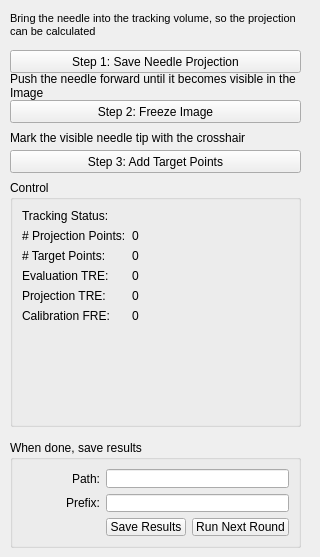
       <widget class="QWidget" name="m_PointBasedEval">
        <attribute name="title">
         <string>Point Based Evaluation</string>
        </attribute>
        <widget class="QLabel" name="label_9">
         <property name="geometry">
          <rect>
           <x>10</x>
           <y>130</y>
           <width>301</width>
           <height>16</height>
          </rect>
         </property>
         <property name="text">
          <string>Mark the visible needle tip with the crosshair</string>
         </property>
        </widget>
        <widget class="QLabel" name="label_7">
         <property name="geometry">
          <rect>
           <x>10</x>
           <y>10</y>
           <width>301</width>
           <height>31</height>
          </rect>
         </property>
         <property name="text">
          <string>&lt;!DOCTYPE HTML PUBLIC &quot;-//W3C//DTD HTML 4.0//EN&quot; &quot;http://www.w3.org/TR/REC-html40/strict.dtd&quot;&gt;
&lt;html&gt;&lt;head&gt;&lt;meta name=&quot;qrichtext&quot; content=&quot;1&quot; /&gt;&lt;style type=&quot;text/css&quot;&gt;
p, li { white-space: pre-wrap; }
&lt;/style&gt;&lt;/head&gt;&lt;body style=&quot; font-family:'MS Shell Dlg 2'; font-size:8.25pt; font-weight:400; font-style:normal;&quot;&gt;
&lt;p style=&quot; margin-top:0px; margin-bottom:0px; margin-left:0px; margin-right:0px; -qt-block-indent:0; text-indent:0px;&quot;&gt;&lt;span style=&quot; font-size:8pt;&quot;&gt;Bring the needle into the tracking volume, so the projection can be calculated&lt;/span&gt;&lt;/p&gt;&lt;/body&gt;&lt;/html&gt;</string>
         </property>
         <property name="wordWrap">
          <bool>true</bool>
         </property>
        </widget>
        <widget class="QLabel" name="label_8">
         <property name="geometry">
          <rect>
           <x>10</x>
           <y>70</y>
           <width>291</width>
           <height>31</height>
          </rect>
         </property>
         <property name="text">
          <string>Push the needle forward until it becomes visible in the Image</string>
         </property>
         <property name="wordWrap">
          <bool>true</bool>
         </property>
        </widget>
        <widget class="QPushButton" name="m_EvalBtnStep3">
         <property name="geometry">
          <rect>
           <x>10</x>
           <y>150</y>
           <width>291</width>
           <height>23</height>
          </rect>
         </property>
         <property name="text">
          <string>Step 3: Add Target Points</string>
         </property>
        </widget>
        <widget class="QPushButton" name="m_EvalBtnStep2">
         <property name="geometry">
          <rect>
           <x>10</x>
           <y>100</y>
           <width>291</width>
           <height>23</height>
          </rect>
         </property>
         <property name="text">
          <string>Step 2: Freeze Image</string>
         </property>
        </widget>
        <widget class="QGroupBox" name="groupBox">
         <property name="geometry">
          <rect>
           <x>10</x>
           <y>440</y>
           <width>291</width>
           <height>108</height>
          </rect>
         </property>
         <property name="title">
          <string>When done, save results</string>
         </property>
         <layout class="QGridLayout" name="gridLayout_2">
          <item row="2" column="2">
           <widget class="QPushButton" name="m_BtnReset">
            <property name="text">
             <string>Run Next Round</string>
            </property>
           </widget>
          </item>
          <item row="0" column="1" colspan="2">
           <widget class="QLineEdit" name="m_EvalFilePath"/>
          </item>
          <item row="1" column="0">
           <widget class="QLabel" name="label_11">
            <property name="text">
             <string>Prefix:</string>
            </property>
            <property name="alignment">
             <set>Qt::AlignRight|Qt::AlignTrailing|Qt::AlignVCenter</set>
            </property>
           </widget>
          </item>
          <item row="2" column="1">
           <widget class="QPushButton" name="m_EvalBtnSave">
            <property name="text">
             <string>Save Results</string>
            </property>
           </widget>
          </item>
          <item row="0" column="0">
           <widget class="QLabel" name="label_10">
            <property name="text">
             <string>Path:</string>
            </property>
            <property name="alignment">
             <set>Qt::AlignRight|Qt::AlignTrailing|Qt::AlignVCenter</set>
            </property>
           </widget>
          </item>
          <item row="1" column="1" colspan="2">
           <widget class="QLineEdit" name="m_EvalFilePrefix"/>
          </item>
         </layout>
        </widget>
        <widget class="QGroupBox" name="groupBox_2">
         <property name="geometry">
          <rect>
           <x>10</x>
           <y>180</y>
           <width>291</width>
           <height>247</height>
          </rect>
         </property>
         <property name="title">
          <string>Control</string>
         </property>
         <layout class="QFormLayout" name="formLayout">
          <property name="fieldGrowthPolicy">
           <enum>QFormLayout::AllNonFixedFieldsGrow</enum>
          </property>
          <item row="0" column="0">
           <widget class="QLabel" name="label_13">
            <property name="text">
             <string>Tracking Status:</string>
            </property>
           </widget>
          </item>
          <item row="0" column="1">
           <widget class="QmitkToolTrackingStatusWidget" name="m_EvalTrackingStatus" native="true"/>
          </item>
          <item row="1" column="0">
           <widget class="QLabel" name="label_14">
            <property name="text">
             <string># Projection Points:</string>
            </property>
           </widget>
          </item>
          <item row="2" column="0">
           <widget class="QLabel" name="label_12">
            <property name="text">
             <string># Target Points:</string>
            </property>
           </widget>
          </item>
          <item row="2" column="1">
           <widget class="QLabel" name="m_EvalLblNumTargetPoints">
            <property name="text">
             <string>0</string>
            </property>
           </widget>
          </item>
          <item row="4" column="0">
           <widget class="QLabel" name="label_15">
            <property name="text">
             <string>Evaluation TRE:</string>
            </property>
           </widget>
          </item>
          <item row="4" column="1">
           <widget class="QLabel" name="m_EvalLblEvaluationFRE">
            <property name="text">
             <string>0</string>
            </property>
           </widget>
          </item>
          <item row="5" column="0">
           <widget class="QLabel" name="label_17">
            <property name="text">
             <string>Projection TRE:</string>
            </property>
           </widget>
          </item>
          <item row="5" column="1">
           <widget class="QLabel" name="m_EvalLblProjectionFRE">
            <property name="text">
             <string>0</string>
            </property>
           </widget>
          </item>
          <item row="6" column="0">
           <widget class="QLabel" name="label_3">
            <property name="text">
             <string>Calibration FRE:</string>
            </property>
           </widget>
          </item>
          <item row="1" column="1">
           <widget class="QLabel" name="m_EvalLblNumProjectionPoints">
            <property name="text">
             <string>0</string>
            </property>
           </widget>
          </item>
          <item row="6" column="1">
           <widget class="QLabel" name="m_EvalLblCalibrationFRE">
            <property name="text">
             <string>0</string>
            </property>
           </widget>
          </item>
         </layout>
        </widget>
        <widget class="QPushButton" name="m_EvalBtnStep1">
         <property name="geometry">
          <rect>
           <x>10</x>
           <y>50</y>
           <width>291</width>
           <height>23</height>
          </rect>
         </property>
         <property name="text">
          <string>Step 1: Save Needle Projection</string>
         </property>
        </widget>
       </widget>
